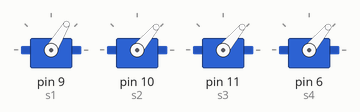
Bench run of a sketch on a simulated Arduino Uno, built with avr-gcc and run on an emulated ATmega328P. Shown: 4 × servo.

Above: at 0.85 s.
At 1.0 s:
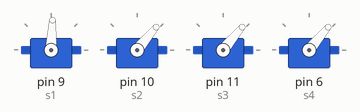
At 1.2 s:
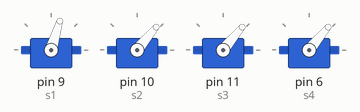
At 1.75 s:
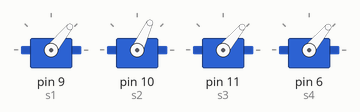
At 2.25 s:
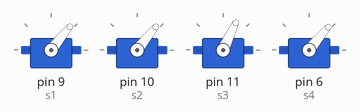
At 2.75 s:
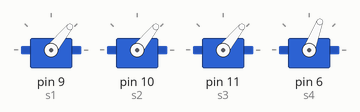
Timing chart, 0 to 5.5 s (numbered marks = the images above):
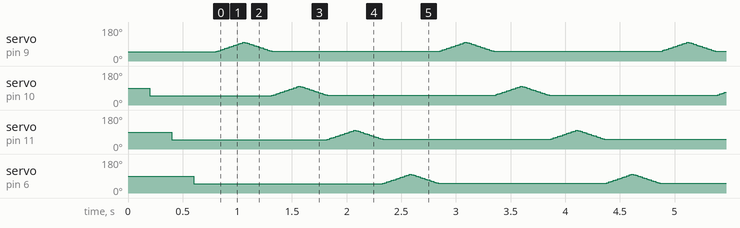

The sketch:

robotarm_sweep_arduino.ino
```cpp
#include <Servo.h>
Servo s1;
Servo s2;
Servo s3;
Servo s4;

void setup() {
  Serial.begin(9600);
  s1.attach(9);
  s2.attach(10);
  s3.attach(11);
  s4.attach(6);

  s1.write(50);
  delay(200);
  s2.write(50);
  delay(200);
  s3.write(50);
  delay(200);
  s4.write(50);
  delay(200);
}

void loop() {
    for(int i = 50; i < 100; i++){
      s1.write(i);
      delay(5);
  }

  for(int i = 100; i > 50; i--){
      s1.write(i);
      delay(5);
    }

  for(int i = 50; i < 100; i++){
      s2.write(i);
      delay(5);
  }

  for(int i = 100; i > 50; i--){
      s2.write(i);
      delay(5);
    }
  for(int i = 50; i < 100; i++){
      s3.write(i);
      delay(5);
  }

  for(int i = 100; i > 50; i--){
      s3.write(i);
      delay(5);
    }

    for(int i = 50; i < 100; i++){
      s4.write(i);
      delay(5);
  }

  for(int i = 100; i > 50; i--){
      s4.write(i);
      delay(5);
    }
}
```
